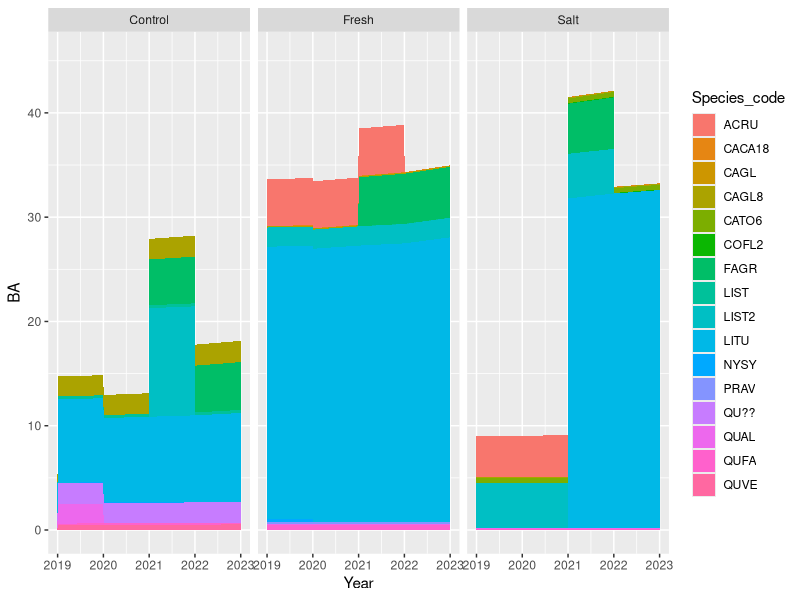

This chart was generated by the following R code:
## ---- chunk 1
library(tidyverse)
library(ggplot2)

#knit_print.tibble <- lemon_print

knitr::opts_chunk$set(echo = TRUE, warning = FALSE, message = FALSE, rows.print=20)
## ---- chunk 2
inventory <- read_csv("../Data/tree_inventory/inventory.csv")

#add column to indicate if a specific tree had significant growth fron 2019 to 2020
inventory <- inventory %>%
  mutate(Sig_growth_2020 = abs(DBH_2020-DBH_2019) > 0.5)
inventory

summary(inventory)
## ---- chunk 3
#used method for pivoting longer multiple columns from https://stackoverflow.com/questions/61367186/pivot-longer-into-multiple-columns

#Take all variables that end in a year and turn it into a categorical variable Type
long_inventory <- inventory %>% 
  filter(In_Plot == TRUE) %>%
  pivot_longer(grep(colnames(inventory), pattern=".*_\\d{4}"), names_pattern = "(.*)_(\\d{4})", names_to = c("Type","Year"), values_to = "val",  values_transform = list(val = as.character), names_transform = list(Year = as.integer))

#Unpack Type into seperate variables
long_inventory <- long_inventory %>% 
  pivot_wider(names_from = Type, values_from=val) %>%
  relocate(c(Tag, Year, Date, Status, Sig_growth, DBH))%>%
  mutate(DBH = as.numeric(DBH), Date = as.Date(Date, format = "%m/%d/%y"), 
         Sig_growth = as.logical(Sig_growth),
         BA = pi*(DBH/200)^2/0.2)

long_inventory
summary(long_inventory)
## ---- chunk 4
#create summary table that displays the number of trees of each species in each plot
summary_table <- inventory %>% 
  group_by(Plot, Species_code) %>% 
  summarize(num_trees = n())
summary_table

Tree_Live <- long_inventory %>% 
  filter(Status == "LI") %>% 
  group_by(Plot, Species_code, Year) %>% summarize(live_trees = n()) %>% 
  pivot_wider(names_from = Year, values_from =live_trees, names_prefix = "Live_Trees_")
Tree_Live

Stem_Live <- long_inventory %>% 
  group_by(Plot, Year) %>% 
  summarize(Alive = length(grep("LI", Status)), Dead = length(grep("D.", Status)))
Stem_Live

Stem_Standing <- long_inventory %>% 
  group_by(Year) %>%
  summarize(Standing = length(grep(".S|LI", Status)), Down = length(grep(".C", Status)))
Stem_Standing

Total_BA <- long_inventory %>% 
  group_by(Plot, Year) %>% 
  summarize(BA = sum(BA, na.rm=TRUE)) %>%
  pivot_wider(names_from = Year, values_from = BA, names_prefix = "BA_")
Total_BA
## ---- chunk 5
BA_graph <- long_inventory %>% 
  group_by(Year, Species_code, Plot) %>% 
  summarize(BA = sum(BA)) %>% ggplot(aes(Year, BA, fill = Species_code)) +
  geom_area() +
  facet_wrap(~Plot)
print(BA_graph)
## ---- chunk 6
zombie_trees <- long_inventory %>%
  group_by(Tag) %>%
  filter(!all(sapply(which(Status == "LI"), function(x, y) all(x < y), which(Status != "LI"))))
zombie_trees
## ---- chunk 7
down_trees <- long_inventory %>% 
  group_by(Tag) %>%
  filter(!all(sapply(grep(".S|LI", Status), function(x, y) all(x < y), grep(".C", Status))))
down_trees
## ---- chunk 8
wrong_status <- long_inventory %>%
  group_by(Tag) %>%
  filter(!all(sapply(grep(NA, Status), function(x, y) all(x < y), grep(!NA, Status))) | (!grepl("LI|D[SC]", Status) & !is.na(Status))) %>% 
  select(Tag, Year, Status, Notes)
wrong_status
## ---- chunk 9
bad_DBH <- long_inventory %>% filter(DBH < 1)
bad_DBH
